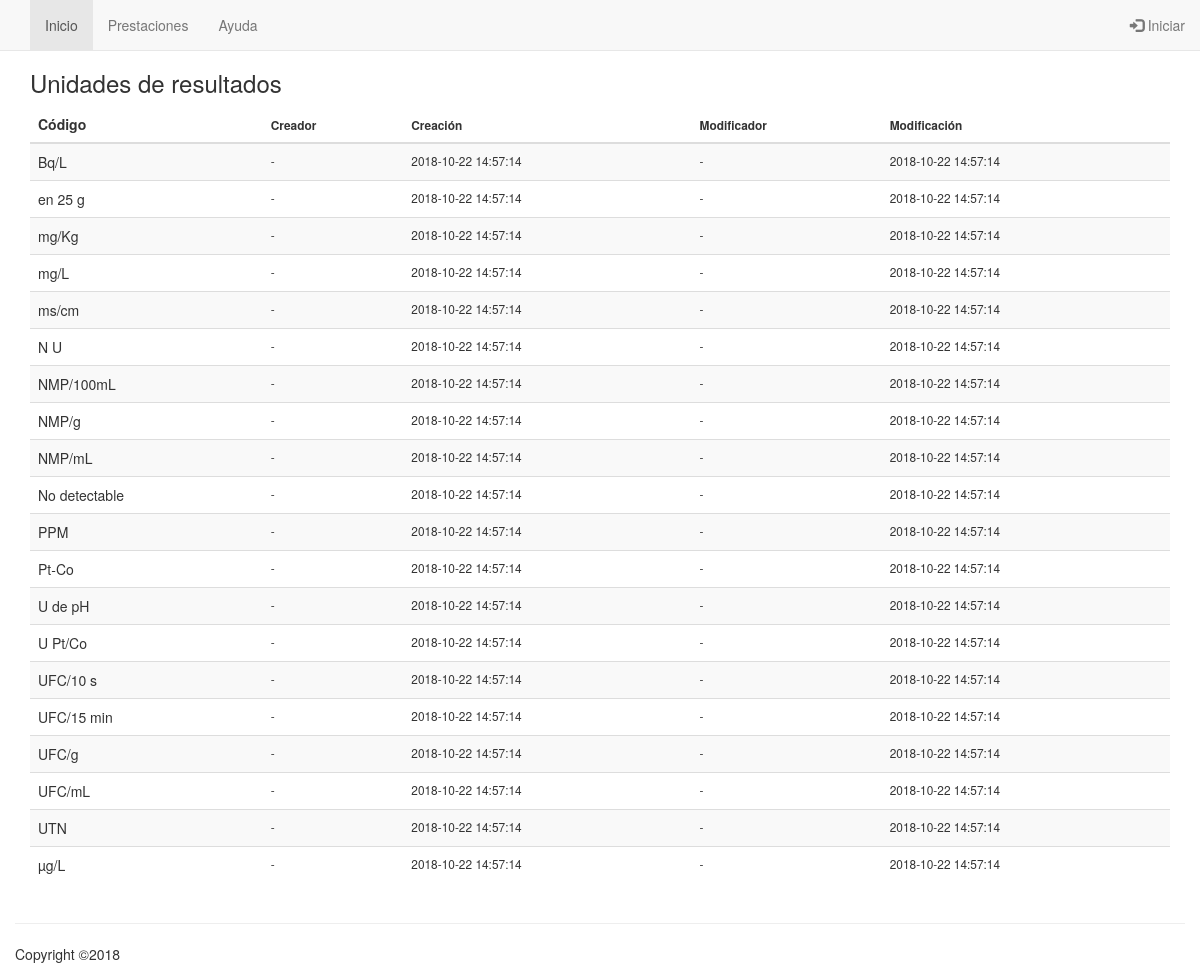
Before: /app/views/operations/view_result_unit.php with the older database file.
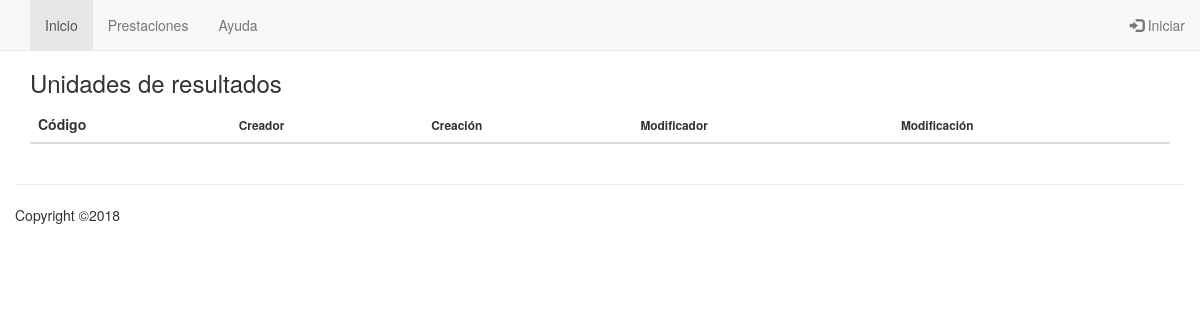
After: the same page with the newer database file.
### tables this page shows
CREATE TABLE IF NOT EXISTS oc_result_unit ( 
id_result_unit SMALLINT UNSIGNED NOT NULL AUTO_INCREMENT, 
code CHAR(25) NOT NULL, 
is_system BOOLEAN NOT NULL, 
is_deleted BOOLEAN NOT NULL, 
fk_user_ins SMALLINT UNSIGNED NOT NULL, 
fk_user_upd SMALLINT UNSIGNED NOT NULL, 
ts_user_ins TIMESTAMP NOT NULL DEFAULT '0000-00-00 00:00:00', 
ts_user_upd TIMESTAMP NOT NULL DEFAULT CURRENT_TIMESTAMP, 
CONSTRAINT pk_oc_result_unit PRIMARY KEY (id_result_unit));

CREATE TABLE IF NOT EXISTS cc_user ( 
id_user SMALLINT UNSIGNED NOT NULL AUTO_INCREMENT, 
name CHAR(201) NOT NULL, 
prefix CHAR(25) NOT NULL, 
surname CHAR(100) NOT NULL, 
forename CHAR(100) NOT NULL, 
initials CHAR(10) NOT NULL, 
mail CHAR(200) NOT NULL, 
user_name CHAR(50) NOT NULL, 
user_pswd CHAR(200) NOT NULL, 
is_system BOOLEAN NOT NULL, 
is_deleted BOOLEAN NOT NULL, 
fk_user_type SMALLINT UNSIGNED NOT NULL, 
nk_entity INTEGER UNSIGNED, 
nk_user_job SMALLINT UNSIGNED, 
fk_user_ins SMALLINT UNSIGNED NOT NULL, 
fk_user_upd SMALLINT UNSIGNED NOT NULL, 
ts_user_ins TIMESTAMP NOT NULL DEFAULT '0000-00-00 00:00:00', 
ts_user_upd TIMESTAMP NOT NULL DEFAULT CURRENT_TIMESTAMP, 
CONSTRAINT pk_cc_user PRIMARY KEY (id_user));

### app/views/operations/view_result_unit.php (the view, shortened to what this page needs)
<?php
echo '<!DOCTYPE html>';
echo '<html>';
echo FApp::composeHtmlHead();
echo '<body>';
echo FAppNavbar::compose("catalogs");
echo '<div class="container" style="margin-top:50px">';
echo '<h3>Unidades de resultados</h3>';
$sql = <<<SQL
SELECT c.code AS c_code, c.id_result_unit AS c_id,
c.ts_user_ins AS c_ts_user_ins, c.ts_user_upd AS c_ts_user_upd,
ui.name AS ui_name, uu.name AS uu_name
FROM oc_result_unit AS c
INNER JOIN cc_user AS ui ON c.fk_user_ins = ui.id_user
INNER JOIN cc_user AS uu ON c.fk_user_upd = uu.id_user
WHERE NOT c.is_deleted
ORDER BY c.code, c.id_result_unit;
SQL;
echo '<table class="table table-striped">';
echo '<thead>';
echo '<tr>';
echo '<th>Código</th>';
echo '<th class="small">Creador</th>';
echo '<th class="small">Creación</th>';
echo '<th class="small">Modificador</th>';
echo '<th class="small">Modificación</th>';
echo '</tr>';
echo '</thead>';
echo '<tbody>';
$pdo = FGuiUtils::createPdo();
foreach ($pdo->query($sql) as $row) {
    echo '<tr>';
    echo '<td>' . $row['c_code'] . '</td>';
    echo '<td class="small">' . $row['ui_name'] . '</td>';
    echo '<td class="small">' . $row['c_ts_user_ins'] . '</td>';
    echo '<td class="small">' . $row['uu_name'] . '</td>';
    echo '<td class="small">' . $row['c_ts_user_upd'] . '</td>';
    echo '</tr>';
}
echo '</tbody>';
echo '</table>';
echo '</div>';
echo FApp::composeFooter();
echo '</body>';
echo '</html>';

Changed rows visible on the page:
removed oc_result_unit: code "Bq/L", cc_user.name "-", ts_user_ins "2018-10-22 14:57:14", ts_user_upd "2018-10-22 14:57:14"
removed oc_result_unit: code "en 25 g", cc_user.name "-", ts_user_ins "2018-10-22 14:57:14", ts_user_upd "2018-10-22 14:57:14"
removed oc_result_unit: code "mg/Kg", cc_user.name "-", ts_user_ins "2018-10-22 14:57:14", ts_user_upd "2018-10-22 14:57:14"
removed oc_result_unit: code "mg/L", cc_user.name "-", ts_user_ins "2018-10-22 14:57:14", ts_user_upd "2018-10-22 14:57:14"
removed oc_result_unit: code "ms/cm", cc_user.name "-", ts_user_ins "2018-10-22 14:57:14", ts_user_upd "2018-10-22 14:57:14"
removed oc_result_unit: code "N U", cc_user.name "-", ts_user_ins "2018-10-22 14:57:14", ts_user_upd "2018-10-22 14:57:14"
removed oc_result_unit: code "NMP/100mL", cc_user.name "-", ts_user_ins "2018-10-22 14:57:14", ts_user_upd "2018-10-22 14:57:14"
removed oc_result_unit: code "NMP/g", cc_user.name "-", ts_user_ins "2018-10-22 14:57:14", ts_user_upd "2018-10-22 14:57:14"
removed oc_result_unit: code "NMP/mL", cc_user.name "-", ts_user_ins "2018-10-22 14:57:14", ts_user_upd "2018-10-22 14:57:14"
removed oc_result_unit: code "No detectable", cc_user.name "-", ts_user_ins "2018-10-22 14:57:14", ts_user_upd "2018-10-22 14:57:14"
removed oc_result_unit: code "PPM", cc_user.name "-", ts_user_ins "2018-10-22 14:57:14", ts_user_upd "2018-10-22 14:57:14"
removed oc_result_unit: code "Pt-Co", cc_user.name "-", ts_user_ins "2018-10-22 14:57:14", ts_user_upd "2018-10-22 14:57:14"
removed oc_result_unit: code "U de pH", cc_user.name "-", ts_user_ins "2018-10-22 14:57:14", ts_user_upd "2018-10-22 14:57:14"
removed oc_result_unit: code "U Pt/Co", cc_user.name "-", ts_user_ins "2018-10-22 14:57:14", ts_user_upd "2018-10-22 14:57:14"
removed oc_result_unit: code "UFC/10 s", cc_user.name "-", ts_user_ins "2018-10-22 14:57:14", ts_user_upd "2018-10-22 14:57:14"
removed oc_result_unit: code "UFC/15 min", cc_user.name "-", ts_user_ins "2018-10-22 14:57:14", ts_user_upd "2018-10-22 14:57:14"
removed oc_result_unit: code "UFC/g", cc_user.name "-", ts_user_ins "2018-10-22 14:57:14", ts_user_upd "2018-10-22 14:57:14"
removed oc_result_unit: code "UFC/mL", cc_user.name "-", ts_user_ins "2018-10-22 14:57:14", ts_user_upd "2018-10-22 14:57:14"
removed oc_result_unit: code "UTN", cc_user.name "-", ts_user_ins "2018-10-22 14:57:14", ts_user_upd "2018-10-22 14:57:14"
removed oc_result_unit: code "µg/L", cc_user.name "-", ts_user_ins "2018-10-22 14:57:14", ts_user_upd "2018-10-22 14:57:14"
